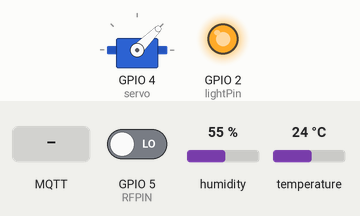
A sketch run on a simulated ESP8266 (NodeMCU). Shown: servo, output pins drawn as LEDs (lit = HIGH). The inputs (shaded band) are chosen by the test bench; at power-on: GPIO 5 (RFPIN) LOW, humidity 55 %, temperature 24 °C. WiFi joins after 1.5 s; servers stay silent unless stated; no MQTT or app messages arrive unless stated; what the sketch prints to the serial monitor is not drawn.

Above: at 2.7 s.
2.8 s: MQTT message "1" arrives on the first subscribed topic
At 5.3 s:
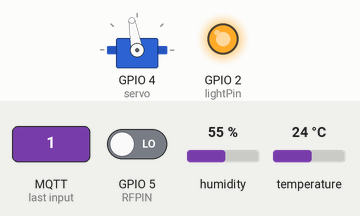
5.9 s: MQTT message "on" arrives on the first subscribed topic
At 6.06 s:
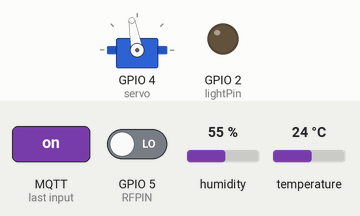
19.6 s: MQTT message "off" arrives on the first subscribed topic
At 21.6 s:
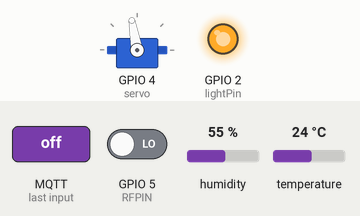
Timing chart, 0 to 23.1 s (numbered marks = the images above; inputs shaded):
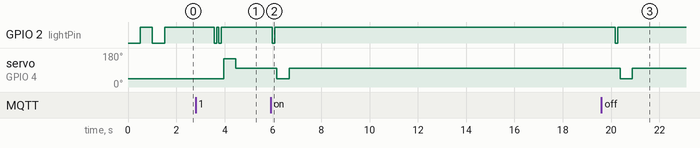

The sketch:

ESP8266_using_toggle_switch_4.0_multiSensor.ino
```cpp
#include <ESP8266WiFi.h>
#include <PubSubClient.h>0
#include <Servo.h>
#include <CapacitiveSensor.h>
#include <Adafruit_Sensor.h>
#include <DHT.h>
#include <DHT_U.h>
#include <ArduinoOTA.h>
extern "C" {
  #include "user_interface.h"
}

//-------------- String declairation--------------------------
const char* ssid              = "LakeViewWiFi";
const char* password          = "P@ssLakeView";
const char* mqtt_server       = "192.168.2.12";
const char* mqtt_uname        = "onkar20";
const char* mqtt_pass         = "onkar20";
const char* mqtt_device_name  = "ESP8266KitchenSwitch";
const char* ota_device_name   = "OTA_Kitchen_Switch";
const char* ota_password      = "onkar20";

//-------------variable declaration
const int servo     = 4;
const int lightPin  = 2;
const int posOn     = 150;
const int posOff    = 45;
const int posNormal = 100;
int switchStatus    = 0;
int lightIntensity  = 0;
int counter         = 0;

const int DHTPIN    = 12;
const int LDRPIN    = A0;
const int RFPIN     = 5;
const int capSend   = 16;
const int capReceive= 14;
bool  flag          = false;
bool motionFlag     = false;
#define DHTTYPE     DHT11     // DHT 11

WiFiClient espClient;
PubSubClient client(espClient);
DHT dht(DHTPIN, DHTTYPE);
Servo s1; //servo 1
//CapacitiveSensor capSensor = CapacitiveSensor(capSend, capReceive);

//----------------------------------------------------------------------------------
void setup() {
  s1.attach(servo);
  s1.write(posOff);
  s1.detach();
  pinMode(lightPin, OUTPUT);     // Initialize the BUILTIN_LED pin as an output
  pinMode(LDRPIN, INPUT);
  pinMode(RFPIN, INPUT);
  pinMode(DHTPIN, INPUT);

  Serial.begin(115200);
  setup_wifi();
  setup_OTA();

  client.setServer(mqtt_server, 1883);
  client.setCallback(callback);
}

//----------------------------------------------------------------------------------------------------
void setup_OTA() {
  // Port defaults to 8266
  ArduinoOTA.setPort(8266);

  // Hostname defaults to esp8266-[ChipID]
  ArduinoOTA.setHostname(ota_device_name);

  // No authentication by default
  ArduinoOTA.setPassword((const char *)ota_password);

  ArduinoOTA.onStart([]() {
    Serial.println("Start");
  });
  ArduinoOTA.onEnd([]() {
    Serial.println("\nEnd");
  });
  ArduinoOTA.onProgress([](unsigned int progress, unsigned int total) {
    Serial.printf("Progress: %u%%\r", (progress / (total / 100)));
  });
  ArduinoOTA.onError([](ota_error_t error) {
    Serial.printf("Error[%u]: ", error);
    if (error == OTA_AUTH_ERROR) Serial.println("Auth Failed");
    else if (error == OTA_BEGIN_ERROR) Serial.println("Begin Failed");
    else if (error == OTA_CONNECT_ERROR) Serial.println("Connect Failed");
    else if (error == OTA_RECEIVE_ERROR) Serial.println("Receive Failed");
    else if (error == OTA_END_ERROR) Serial.println("End Failed");
  });
  ArduinoOTA.begin();
}
//----------------------------------------------------------------------------------------------------
void setup_wifi() {

  delay(10);
  // We start by connecting to a WiFi network
  Serial.println();
  Serial.print("Connecting to ");
  Serial.println(ssid);
  //for Light sleep
  WiFi.mode(WIFI_STA);
  wifi_set_sleep_type(LIGHT_SLEEP_T);

  WiFi.begin(ssid, password);

  while (WiFi.status() != WL_CONNECTED) {
    delay(500);
    Serial.print(".");
    digitalWrite(lightPin, !digitalRead(lightPin));
  }

  digitalWrite(lightPin, HIGH);
  Serial.println("");
  Serial.println("WiFi connected");
  Serial.println("IP address: ");
  Serial.println(WiFi.localIP());
}
//----------------------------------------------------------------------------------------------------
void callback(char* topic, byte* payload, unsigned int length) {
  Serial.print("Message arrived new [");
  Serial.print(topic);
  Serial.print("] ");
  for (int i = 0; i < length; i++) {
    Serial.print((char)payload[i]);
  }
  Serial.println();

  // Switch on the LED if an 1 was received as first character
  if ((char)payload[0] == '1') {
    blinkLED(2);
    switchStatus = 1;              //update local switch status with MQTT
    runServo(posOn);
    client.publish("home/kitchenSwitch/state", "1");
    //sleep_timer = 4;
  }
  else {
    blinkLED(1);
    switchStatus = 0;              //update local switch status with MQTT
    runServo(posOff);
    client.publish("home/kitchenSwitch/state", "0");
    //sleep_timer = 2;
  }
}
//---------------------------------------------------------------------------------------------------
void runServo(int servoPos) {
  s1.attach(servo);
  s1.write(servoPos);
  delay(500);
  s1.write(posNormal);
  delay(500);
  s1.detach();
}
//---------------------------------------------------------------------------------------------------
void blinkLED (int noOfTimes) {
  for(int i=0; i< noOfTimes; i++) {
    digitalWrite(lightPin, LOW);
    delay(100);
    digitalWrite(lightPin, HIGH);
    delay(100);
  }
}
//----------------------------------------------------------------------------------------------------
void reconnect() {
  // Loop until we're reconnected
  while (!client.connected()) {
    Serial.print("Attempting MQTT connection...");
    // Attempt to connect
    if (client.connect(mqtt_device_name, mqtt_uname, mqtt_pass)) {
      Serial.println("connected");
      client.subscribe("home/kitchenSwitch/command");
    } else {
      Serial.print("failed, rc=");
      Serial.print(client.state());
      Serial.println(" try again in 5 seconds");
      // Wait 5 seconds before retrying
      delay(5000);
    }
  }
}

//----------------------------------------------------------------------------------------------------
void readTemperature()
{
  float newTempValue = dht.readTemperature(true); //to use celsius remove the true text inside the parentheses
  float newHumValue = dht.readHumidity();

  Serial.print("Temperature: ");
    Serial.print(newTempValue);
    Serial.println(" *F");
    client.publish("home/kitchen/temperature", String(newTempValue).c_str());

  Serial.print("Humidity: ");
    Serial.print(newHumValue);
    Serial.println("%");
    client.publish("home/kitchen/humidity", String(newHumValue).c_str());
}

//----------------------------------------------------------------------------------------------------
void readLight(){
  int newLDR = analogRead(LDRPIN);

  lightIntensity = lightIntensity + 0.25*(newLDR - lightIntensity);

  Serial.print("light intensity: ");
  Serial.println(lightIntensity);
  client.publish("home/kitchen/light", String(lightIntensity).c_str());
}

//----------------------------------------------------------------------------------------------------
void loop() {
  ArduinoOTA.handle();

  if (!client.connected()) {
    reconnect();
  }

  //scheduler
  counter++;
  if(counter%20 == 0)
  {
    readTemperature();
  }

  if(counter%15 == 0)
  {
    readLight();
  }

  if(counter > 99)
  {
    counter = 0;
  }

  if(digitalRead(RFPIN))
  {
    if(motionFlag == false)
    {
      Serial.println("motion detected");
      motionFlag = true;
    }
  }
  else
  {
    if(motionFlag == true)
    {
      Serial.println("no motion");
      motionFlag = false;
    }
  }
  //long total = capSensor.capacitiveSensor(30);
  //Serial.print(total);

  delay(1000);
  client.loop();
}
```

Measured:
- after the input at 2.8 s, GPIO 2 (lightPin): alternates HIGH for 0.10 s and LOW for 0.10 s, 4 changes in all, then stays HIGH, starting after 0.76 s; servo on GPIO 4 (servo): 45° → 150° after 1.2 s, → 100° 0.50 s later
- after the input at 5.9 s, GPIO 2 (lightPin): HIGH → LOW after 0.07 s, → HIGH 0.10 s later; servo on GPIO 4 (servo): 100° → 45° after 0.27 s, → 100° 0.50 s later
- after the input at 19.6 s, GPIO 2 (lightPin): HIGH → LOW after 0.57 s, → HIGH 0.10 s later; servo on GPIO 4 (servo): 100° → 45° after 0.77 s, → 100° 0.50 s later
